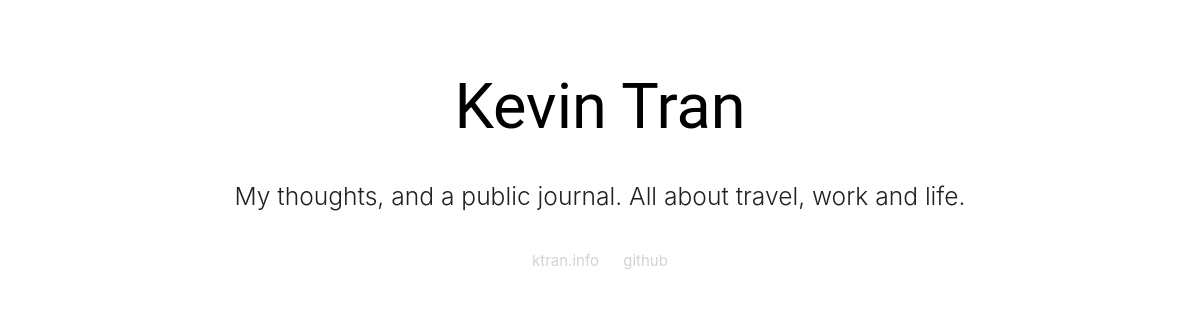
Page /thoughts on the earlier database version.
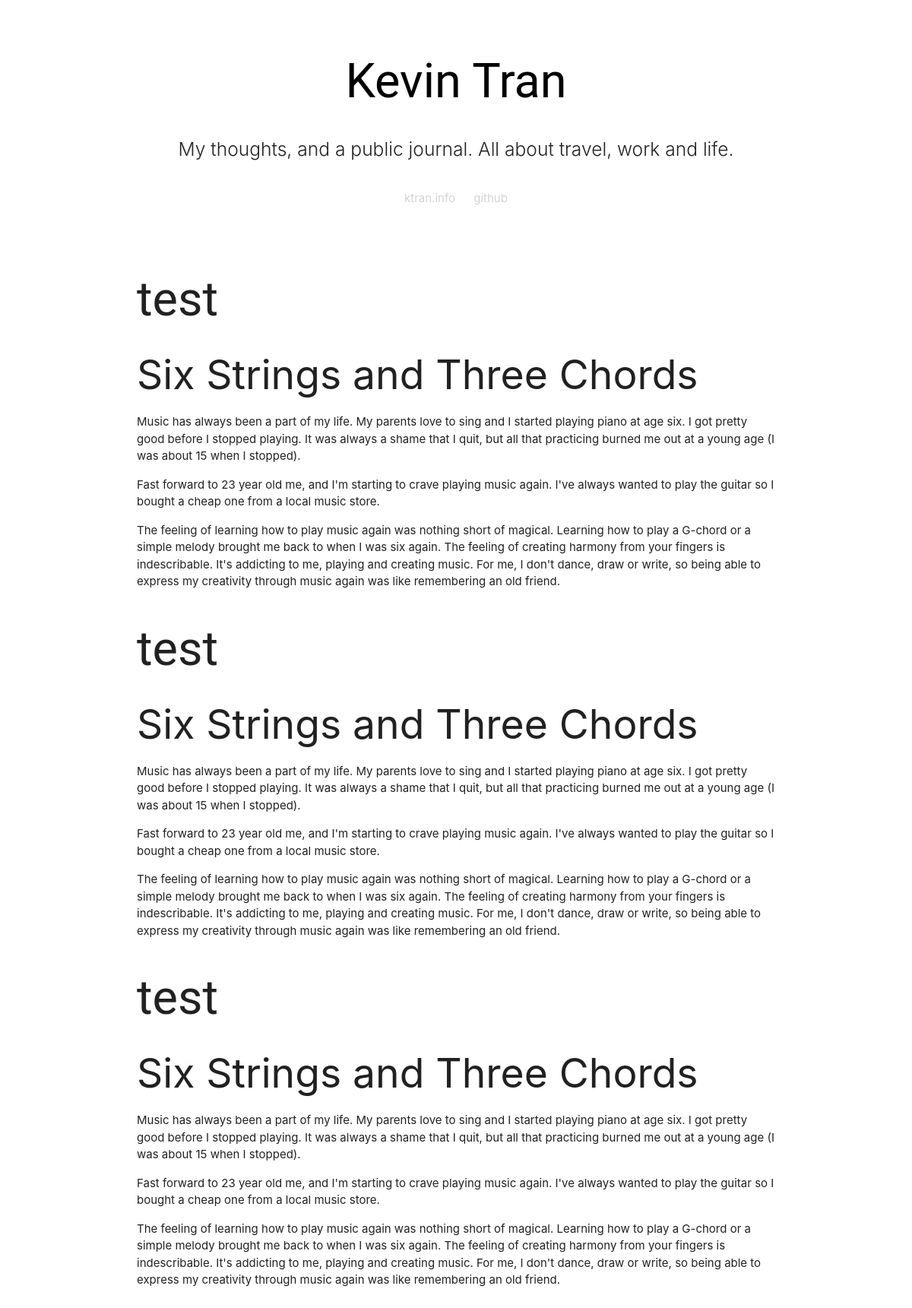
Same page on the later database version.
### app/models.py (models this page shows, shortened)
class Post(db.Model):
    id = db.Column(db.Integer, primary_key=True)
    title = db.Column(db.String(120))
    body = db.Column(db.Text)
    timestamp = db.Column(db.DateTime, index=True, default=datetime.utcnow)
    user_id = db.Column(db.Integer, db.ForeignKey('user.id'))

### app/routes.py (the view)
@app.route('/thoughts')
def thoughts():
    posts = Post.query.filter_by(user_id = 1)
    for post in posts:
        print(post.title)
        print(post.body)
    return render_template("thoughts.html", posts=posts)

### app/templates/thoughts.html (shortened to what this page needs)
<!DOCTYPE html>
<html lang="en">
<head>
  <link href="static/css/materialize.css" type="text/css" rel="stylesheet" media="screen,projection" />
  <link href="static/css/style.css" type="text/css" rel="stylesheet" media="screen,projection" />
</head>
<body>
  <div class="section no-pad-bot" id="index-banner">
  </div>
  <div class="container">
    <div class="section">
      <h1 class="header center black-text" >Kevin Tran</h1>
      <div class="row center">
        <h5 class="header col s12 light">My thoughts, and a public journal. All about travel, work and life.</h5>
      </div>
      <div class="row center">
        <ul style="
          list-style-type: none;
          margin: 0;
          padding: 0;
          overflow: hidden;
          text-align: center;">
          <li><a href="../index.html">ktran.info</a></li>
          <li><a href="#">github</a></li>
        </ul>
      </div>
      <div class="section">
        {% for post in posts %}
            {% include '_post.html' %}
        {% endfor %}
      </div>
    </div>
  </div>
</body>
</html>

### app/templates/_post.html
<div>
    <div style="border-bottom: 1px; border-bottom-color: lightgrey">
        <h1>{{ post.title }}</h1>
        <div >
            {{ post.body|markdown }}
        </div>
    </div>
</div>

Differences in the rows shown:
added Post: title "test", body "Six Strings and Three Chords Music has always been a part of my life. My parents love to sing and I started playing piano at age six. I got pretty good before I stopped playing. It was always a shame that I quit, but all that practicing burned me out at a young age (I was about 15 when I stopped). Fast forward to 23 year old me, and I'm starting to crave playing music again. I've always wanted to play the guitar so I bought a cheap one from a local music store. The feeling of learning how to play music again was nothing short of magical. Learning how to play a G-chord or a simple melody brought me back to when I was six again. The feeling of creating harmony from your fingers is…"
added Post: title "test", body "Six Strings and Three Chords Music has always been a part of my life. My parents love to sing and I started playing piano at age six. I got pretty good before I stopped playing. It was always a shame that I quit, but all that practicing burned me out at a young age (I was about 15 when I stopped). Fast forward to 23 year old me, and I'm starting to crave playing music again. I've always wanted to play the guitar so I bought a cheap one from a local music store. The feeling of learning how to play music again was nothing short of magical. Learning how to play a G-chord or a simple melody brought me back to when I was six again. The feeling of creating harmony from your fingers is…"
added Post: title "test", body "Six Strings and Three Chords Music has always been a part of my life. My parents love to sing and I started playing piano at age six. I got pretty good before I stopped playing. It was always a shame that I quit, but all that practicing burned me out at a young age (I was about 15 when I stopped). Fast forward to 23 year old me, and I'm starting to crave playing music again. I've always wanted to play the guitar so I bought a cheap one from a local music store. The feeling of learning how to play music again was nothing short of magical. Learning how to play a G-chord or a simple melody brought me back to when I was six again. The feeling of creating harmony from your fingers is…"
